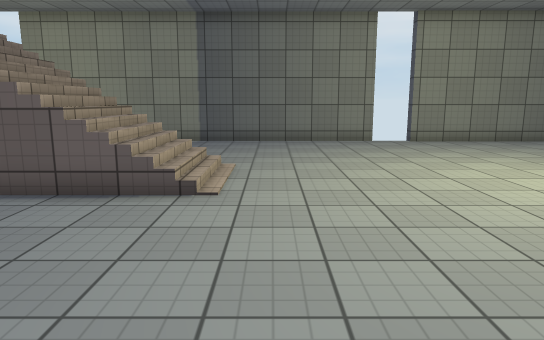
[1] (above)

16 first-person views from a walk through a scene from a Unity 3-D project. The camera is 1.5 m above the floor, tilts 10° down and sees 70° across. The floor is counted in squares, 1 m on a side. Each view is taken from the middle of a square. On the plan, view 1 faces up. The plan holds only what a view shows up to about 17 squares ahead; the rest is blank. The player character is not drawn. Surface patterns are stand-ins for the level's own textures.

[2]
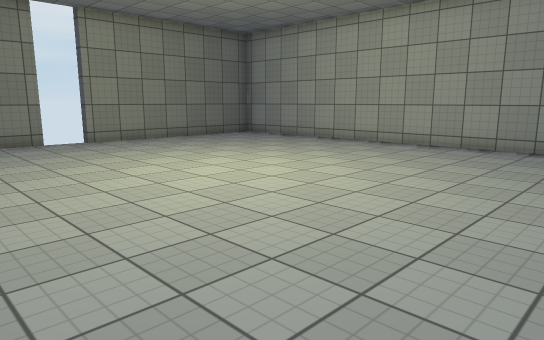

[3]
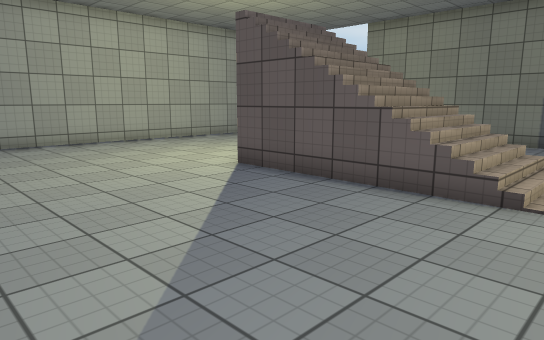

[4]
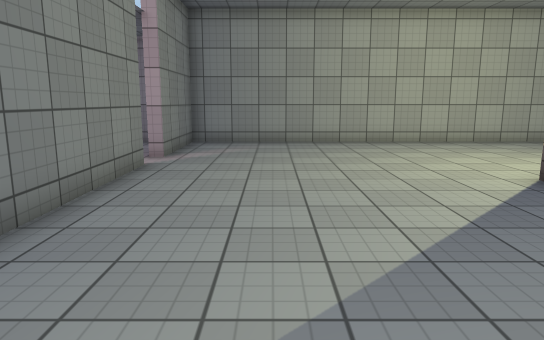

[5]
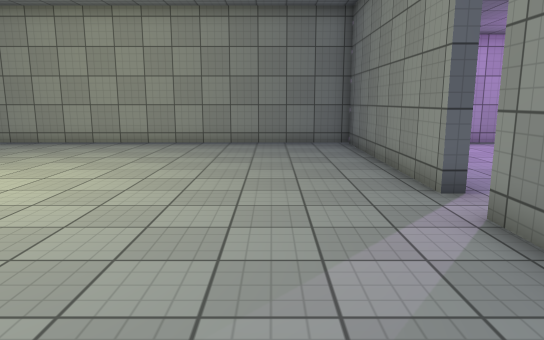

[6]
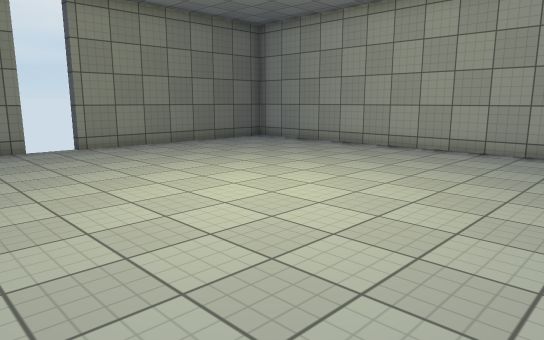

[7]
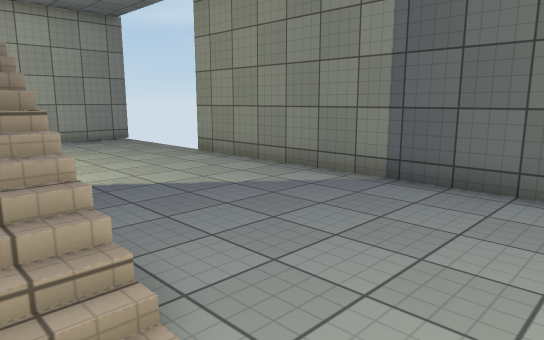

[8]
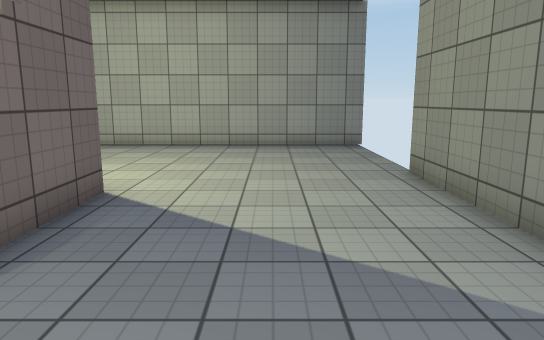

[9]
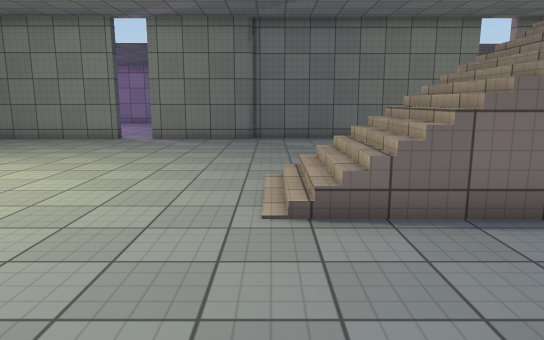

[10]
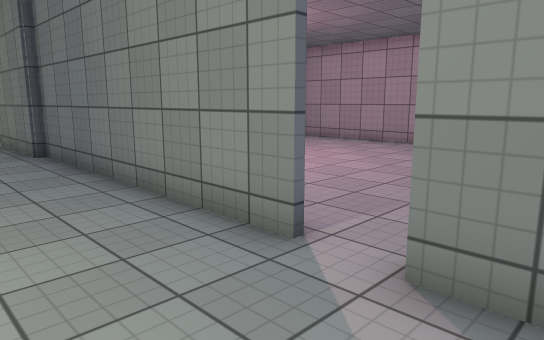

[11]
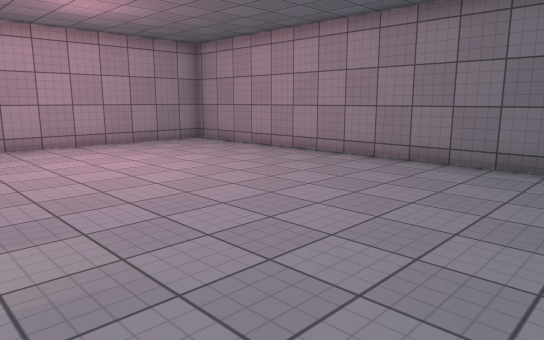

[12]
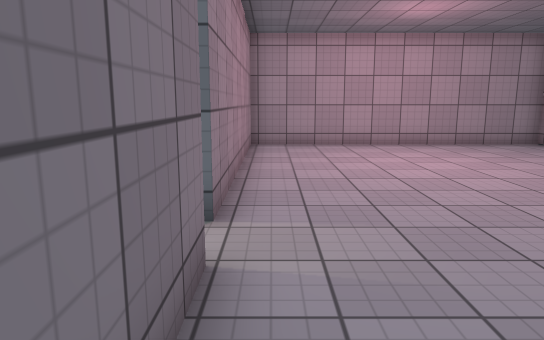

[13]
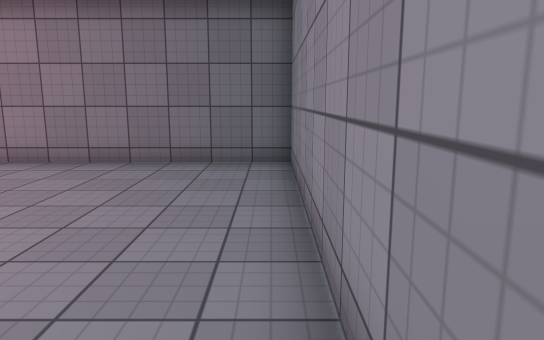

[14]
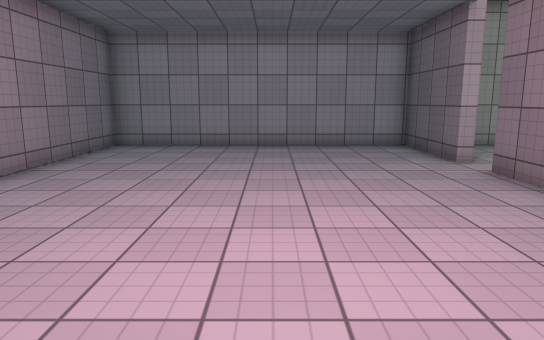

[15]
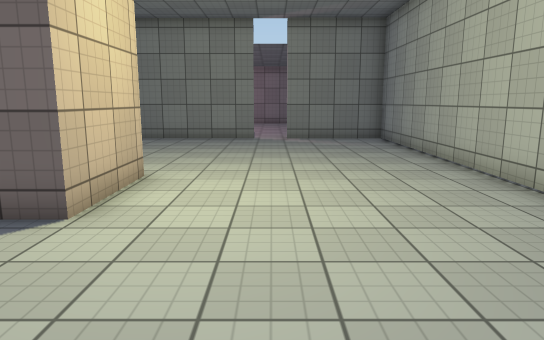

[16]
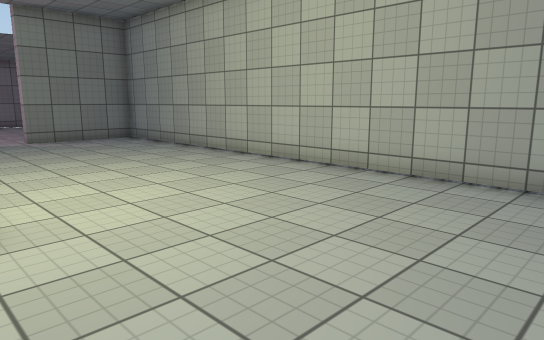

### Floor plan
Key: @ floor where view 1 was taken; # wall or solid block; x gap in a wall; . floor; / step, stairs or slope; = window, fence, low wall or low ledge; v drop or lower ground.
Columns run from 15 left of view 1 to 13 right of it. Each row starts with its distance up from view 1.
 15 #     x############x ########
 14 #...........................#
 13 #...........................#
 12 #...........................#
 11 #...........................#
 10 #...........................#
  9 #.......#v//v=/.............#
  8 #.......=//////.............#
  7 #.......=//////.............#
  6 #........v/////.............#
  5 #...........................#
  4 #...........................#
  3 #...........................#
  2 #...........................#
  1 #...........................#
  0 #..............@............#
 -1 #...........................#
 -2 #####.#######################
 -3 #..............#
 -4 #..............#
 -5 #..............#
 -6 #..............#
 -7 #..............#
 -8 #..............#
 -9 #..............#
-10 #..............#
-11 #..............#
-12 #..............#
-13 ################

Positions as (right, up) in squares from view 1, and headings:
1: (0, 0), facing up
2: (0, 0), facing up-right
3: (0, 0), facing up-left
4: (0, 1), facing left
5: (-1, 1), facing right
6: (1, 2), facing up-right
7: (1, 8), facing up-left
8: (-1, 12), facing left
9: (-1, 14), facing down
10: (-12, 1), facing down-right
11: (-14, -3), facing down-right
12: (-14, -3), facing right
13: (-14, -3), facing down
14: (-1, -7), facing left
15: (-10, 14), facing down
16: (-7, 14), facing down-left
